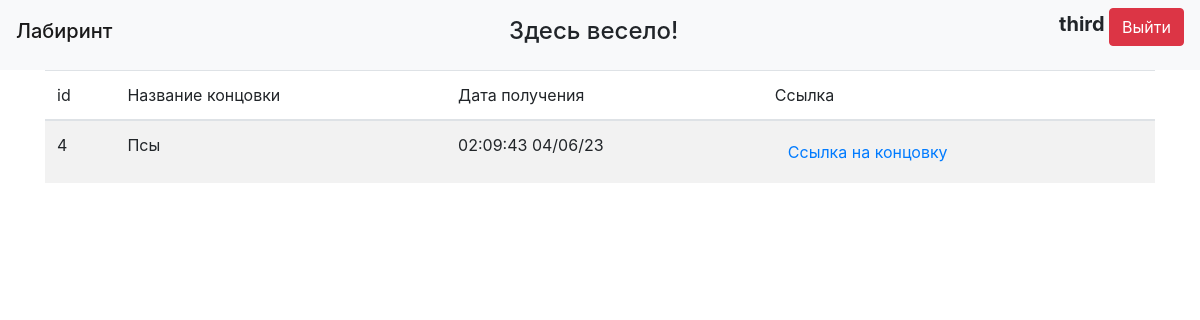
/passings (signed in), run on the app's committed database.
### data/tables/users.py (models this page shows, shortened)
class User(SqlAlchemyBase, UserMixin, SerializerMixin):
    __tablename__ = 'users'
    id = sqlalchemy.Column(sqlalchemy.Integer,
                           primary_key=True, autoincrement=True)
    name = sqlalchemy.Column(sqlalchemy.String, unique=True)
    hashed_password = sqlalchemy.Column(sqlalchemy.String)
    reviews = orm.relationship("Review", back_populates="user")
    combos = orm.relationship("Combo", back_populates="user")
    passings = orm.relationship("Passing", back_populates="user")

### data/tables/passings.py (models this page shows)
class Passing(SqlAlchemyBase, SerializerMixin):
    __tablename__ = 'passings'
    id = sqlalchemy.Column(sqlalchemy.Integer,
                           primary_key=True, autoincrement=True)
    ending_id = sqlalchemy.Column(sqlalchemy.Integer, sqlalchemy.ForeignKey("endings.id"))
    username = sqlalchemy.Column(sqlalchemy.String, sqlalchemy.ForeignKey("users.name"))
    date = sqlalchemy.Column(sqlalchemy.DateTime, default=datetime.now())
    ending = orm.relationship('Ending')
    user = orm.relationship("User")

### data/tables/endings.py (models this page shows)
class Ending(SqlAlchemyBase, SerializerMixin):
    __tablename__ = 'endings'
    id = sqlalchemy.Column(sqlalchemy.Integer,
                           primary_key=True, autoincrement=True)
    path_to_picture = sqlalchemy.Column(sqlalchemy.String, nullable=True)
    text = sqlalchemy.Column(sqlalchemy.String, nullable=True)
    name = sqlalchemy.Column(sqlalchemy.String, nullable=True)
    reviews = orm.relationship("Review", back_populates="ending")
    passings = orm.relationship("Passing", back_populates="ending")

### data/api/login_api.py (the view)
    def worker(*args, **kwargs):
        if current_user.is_authenticated:
            return func(*args, **kwargs)
        return redirect("/login")

### data/api/login_api.py (called while the page is built)
def need_login(func):
    def worker(*args, **kwargs):
        if current_user.is_authenticated:
            return func(*args, **kwargs)
        return redirect("/login")
    worker.__name__ = func.__name__
    return worker

### data/api/passing_api.py (called while the page is built)
@blueprint.route("/passings")
@need_login
def get_passings():
    dbs = db_session.create_session()
    passings = sorted(dbs.query(Passing).filter(Passing.username == current_user.name).all(),
                      key=lambda x: x.date, reverse=True)
    return render_template("passings.html", title="Прохождения", passings=passings)

### data/db_session.py (called while the page is built)
def create_session() -> Session:
    global __factory
    return __factory()

### main.py (called while the page is built)
@login_manager.user_loader
def load_user(user_id):
    db_sess = db_session.create_session()
    return db_sess.query(User).get(user_id)

### templates/passings.html
{% extends "base.html" %}
{% block content %}
<table class="table table-striped">
    <thead>
        <tr>
            <th>id</th>
            <th>Название концовки</th>
            <th>Дата получения</th>
            <th>Ссылка</th>
        </tr>
    </thead>
    <tbody>
    {% for passing in passings %}
        <tr>
            <th>{{ passing.id }}</th>
            <th>{{ passing.ending.name }}</th>
            <th>{{ passing.date.strftime("%X %x") }}</th>
            <th>
                <a type="button" class="btn btn-link" href="/passings/{{ passing.id }}">Ссылка на концовку</a>
            </th>
        </tr>
    {% endfor %}
    </tbody>
</table>
{% endblock %}

### templates/base.html (shortened to what this page needs)
<!doctype html>
<html lang="en">
<head>
    <link rel="stylesheet"
          href="https://stackpath.bootstrapcdn.com/bootstrap/4.4.1/css/bootstrap.min.css"
>
    <link rel="stylesheet" type="text/css" href="{{ url_for('static', filename='css/style.css') }}" />
</head>
<body>
<header>
    <nav class="navbar navbar-light bg-light">
        <h4 class="navbar-brand">Лабиринт</h4>
        <h4 class="center">Здесь весело!</h4>
        {% if current_user.is_authenticated %}
        <p>
            <a class="bold">{{ current_user.name }}</a>
            <a type="button" class="btn btn-danger" href="/logout">Выйти</a>
        </p>
        {% elif func == 0 %}
            <a type="button" class="btn btn-primary" href="/register">Зарегистрироваться</a>
        {% else %}
            <a type="button" class="btn btn-primary" href="/login">Войти</a>
        {% endif %}
    </nav>
</header>
<main role="main" class="container">
{% block content %}{% endblock %}
</main>
</body>
</html>

### static/css/style.css (style rules this page uses)
.center { text-align: center; align: center; }
.bold { font-size: 20px; font-weight: bold; }
th { font-weight: normal; }
.container { overflow: hidden; }

### data on the page
User: name "third"
Passing: id "4", ending.name "Псы", date "02:09:43 04/06/23"
